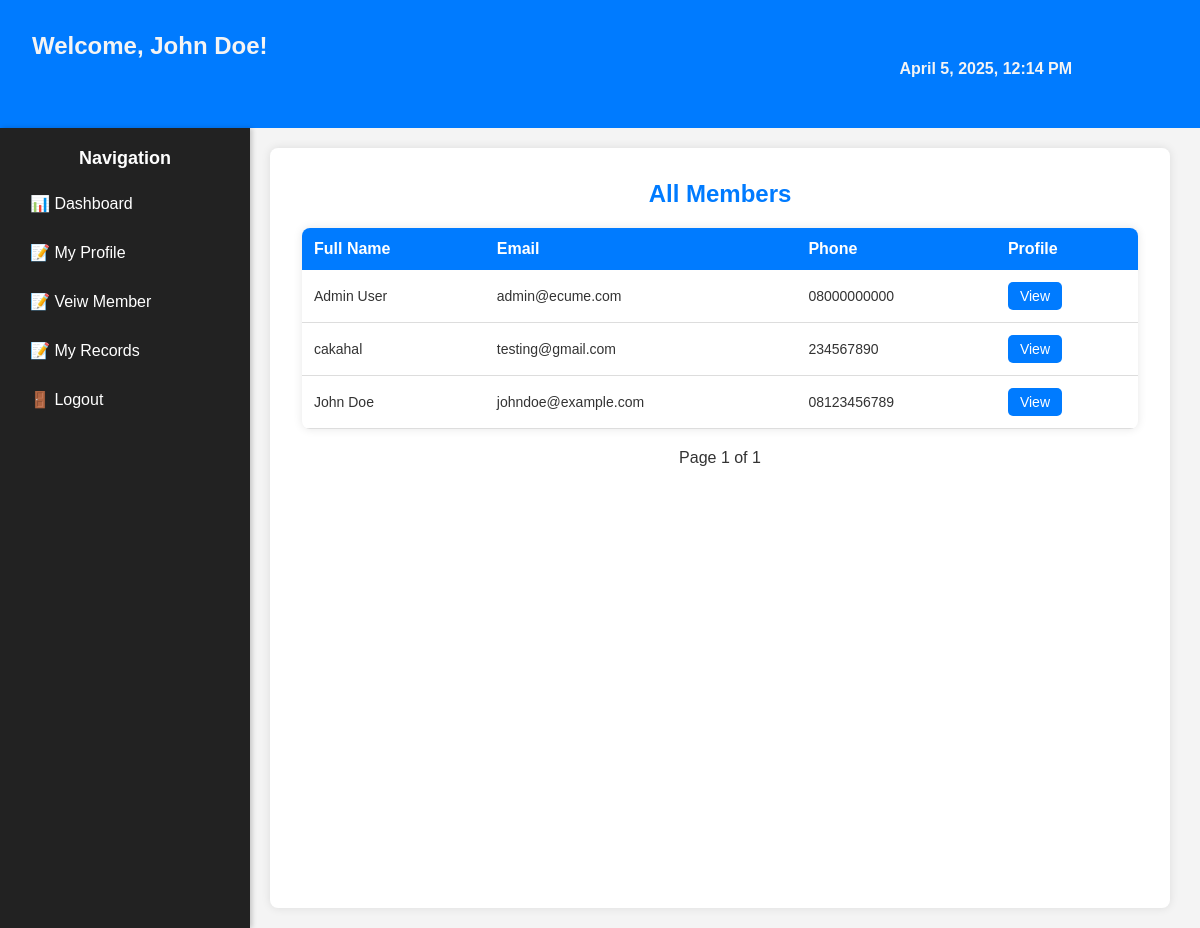
Screenshot of /members/members_list.php (signed in) with the database file from the repository.
### tables this page shows
CREATE TABLE `users` (
  `id` int(11) NOT NULL,
  `full_name` varchar(255) NOT NULL,
  `email` varchar(100) NOT NULL,
  `password` varchar(255) NOT NULL,
  `phone` varchar(15) DEFAULT NULL,
  `profile_picture` varchar(255) DEFAULT 'default.png',
  `role` enum('admin','member') DEFAULT 'member',
  `created_at` timestamp NOT NULL DEFAULT current_timestamp(),
  `status` varchar(20) NOT NULL DEFAULT 'pending'
);

### members/members_list.php (the view, shortened to what this page needs)
<?php
require_once "../includes/inc_header.php";
require_once "../includes/db.php";
$limit = 10;
$page = isset($_GET['page']) ? (int)$_GET['page'] : 1;
$offset = ($page - 1) * $limit;
$totalStmt = $pdo->query("SELECT COUNT(*) FROM users");
$totalRows = $totalStmt->fetchColumn();
$totalPages = ceil($totalRows / $limit);
$stmt = $pdo->prepare("SELECT id, full_name, email, phone FROM users ORDER BY full_name ASC LIMIT :limit OFFSET :offset");
$stmt->bindParam(':limit', $limit, PDO::PARAM_INT);
$stmt->bindParam(':offset', $offset, PDO::PARAM_INT);
$stmt->execute();
$members = $stmt->fetchAll(PDO::FETCH_ASSOC);
?>
<main class="dashboard-container">
    <?php include "../includes/inc_sidebar.php"; ?>
    <section class="admin-main">
        <h2>All Members</h2>
        <table>
            <thead>
                <tr>
                    <th>Full Name</th>
                    <th>Email</th>
                    <th>Phone</th>
                    <th>Profile</th>
                </tr>
            </thead>
            <tbody>
                <?php foreach ($members as $member): ?>
                    <tr>
                        <td><?php echo htmlspecialchars($member["full_name"]); ?></td>
                        <td><?php echo htmlspecialchars($member["email"]); ?></td>
                        <td><?php echo htmlspecialchars($member["phone"]); ?></td>
                        <td><a href="view_member.php?id=<?php echo $member["id"]; ?>">View</a></td>
                    </tr>
                <?php endforeach; ?>
            </tbody>
        </table>
        <div class="pagination">
            <span>Page <?php echo $page; ?> of <?php echo $totalPages; ?></span>
        </div>
    </section>
</main>

### includes/inc_header.php (shortened to what this page needs)
<?php
require_once "../includes/db.php";
$stmt = $pdo->prepare("SELECT full_name, email FROM users WHERE id = ?");
$stmt->execute([$_SESSION["user_id"]]);
$user = $stmt->fetch(PDO::FETCH_ASSOC);
?>
<!DOCTYPE html>
<html lang="en">
<head>
    <link rel="stylesheet" href="../assets/css/member_dashboard.css">
</head>
<body>
<header class="member-header">
    <h2>Welcome, <?php echo htmlspecialchars($user['full_name']); ?>!</h2>
    <div style="float: right; padding:0 3rem 3rem 0; margin:0 3rem 3rem 0" class="user-info">
        <span> <?php echo date("F j, Y, g:i A"); ?></span>
    </div>
</header>
</body>
</html>

### assets/css/member_dashboard.css (style rules this page uses)
* { margin: 0; padding: 0; box-sizing: border-box; }
body { font-family: Arial, sans-serif; margin: 0; background-color: #f4f4f4; color: #333; }
.member-header { background-color: #007bff; font-weight: bold; color: #f4f4f4; height: 8rem; padding: 2rem; }
.dashboard-container { display: flex; min-height: 100vh; }
.admin-main { flex: 1; min-width: 900px; padding: 2rem; background: white; margin: 20px 20px 20px 30px; border-radius: 8px; box-shadow: 0 0 10px rgba(0, 0, 0, 0.1); }
.admin-main h2 { font-size: 24px; margin-bottom: 20px; color: #007bff; text-align: center; }

### members/members_list.php (style rules this page uses)
.pagination { display: flex; justify-content: center; margin-top: 20px; align-items: center; }
.pagination span { margin: 0 10px; font-size: 16px; color: #333; }
.admin-main { flex: 1; max-width: 75%; padding: 2rem; background: white; margin: 20px; border-radius: 8px; box-shadow: 0 0 10px rgba(0, 0, 0, 0.1); }
.admin-main h2 { font-size: 24px; margin-bottom: 20px; color: #007bff; text-align: center; }
table { width: 100%; border-collapse: collapse; background: #fff; box-shadow: 0 0 10px rgba(0, 0, 0, 0.1); border-radius: 8px; overflow: hidden; }
thead { background-color: #007bff; color: white; }
thead th { padding: 12px; font-size: 16px; text-align: left; }
tbody tr { border-bottom: 1px solid #ddd; transition: background 0.3s ease; }
td { padding: 12px; font-size: 14px; color: #333; }
td a { display: inline-block; padding: 6px 12px; background: #007bff; color: white; text-decoration: none; border-radius: 5px; font-size: 14px; transition: 0.3s ease; }

### rows the page displays
users: full_name "John Doe", email "johndoe@example.com", phone "08123456789"
users: full_name "Admin User", email "admin@ecume.com", phone "08000000000"
users: full_name "cakahal", email "testing@gmail.com", phone "234567890"

### other values shown
$page "1"
$totalPages "1"
